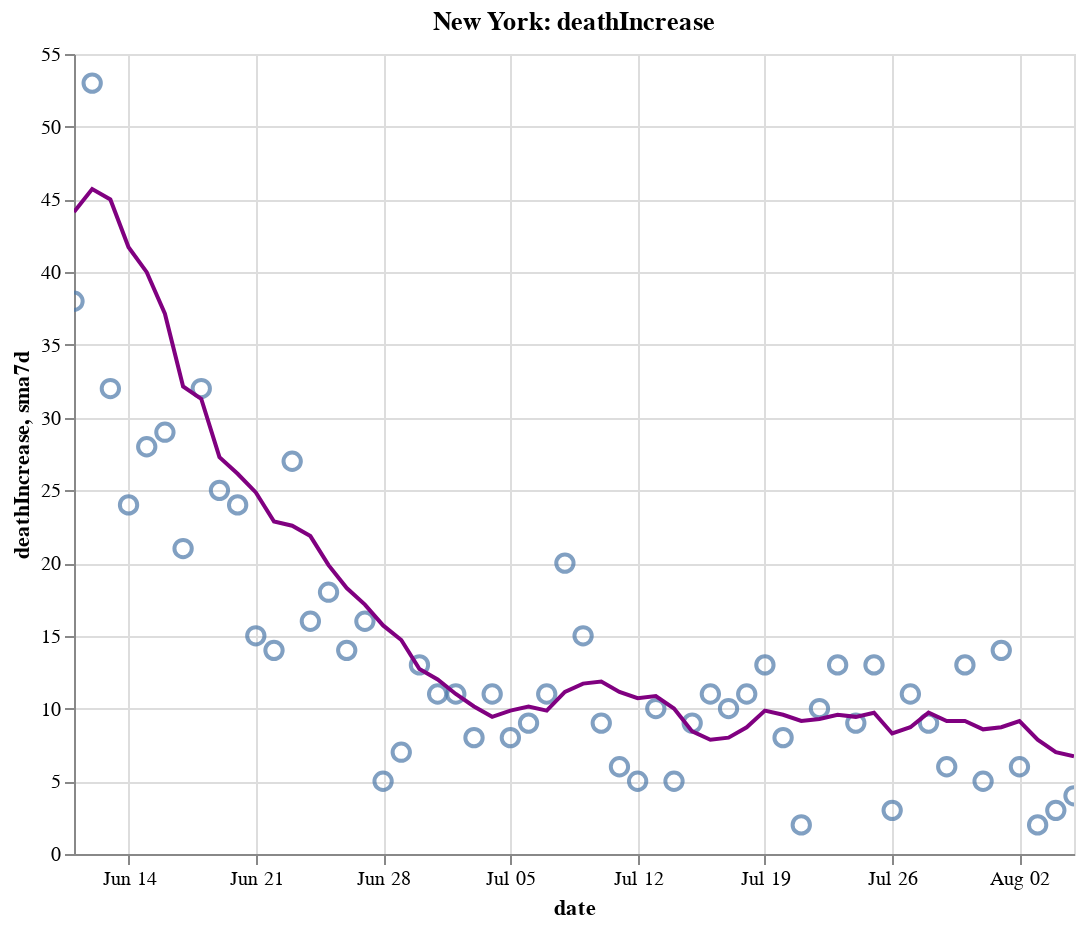

The cell this chart's notebook holds for it:
### Code cell
create_plot(ny, 'deathIncrease')

### Figure 1 — Vega-Lite specification as saved in the notebook (floating-point values rounded to 4 significant figures)
{"config": {"view": {"continuousWidth": 400, "continuousHeight": 300}}, "layer": [{"layer": [{"mark": {"type": "point", "size": 75}, "encoding": {"tooltip": [{"type": "temporal", "field": "date"}, {"type": "quantitative", "field": "deathIncrease"}, {"type": "quantitative", "field": "sma7d"}], "x": {"type": "temporal", "field": "date"}, "y": {"type": "quantitative", "field": "deathIncrease"}}, "selection": {"selector012": {"type": "interval", "bind": "scales", "encodings": ["x", "y"]}}}, {"mark": {"type": "line", "color": "purple"}, "encoding": {"x": {"type": "temporal", "field": "date"}, "y": {"type": "quantitative", "field": "sma7d"}}}]}, {"mark": {"type": "rule", "color": "#aaa"}, "encoding": {"x": {"type": "temporal", "field": "date"}}, "transform": [{"filter": {"selection": "selector011"}}]}, {"mark": "circle", "encoding": {"opacity": {"condition": {"value": 1, "selection": "selector011"}, "value": 0}, "tooltip": [{"type": "temporal", "field": "date"}, {"type": "quantitative", "field": "deathIncrease"}, {"type": "quantitative", "field": "sma7d"}], "x": {"type": "temporal", "field": "date"}, "y": {"type": "quantitative", "field": "deathIncrease"}}, "selection": {"selector011": {"type": "single", "encodings": ["x"], "on": "mouseover", "nearest": true, "empty": "none"}}}, {"mark": {"type": "text", "align": "left", "dx": 5, "dy": -5, "stroke": "white", "strokeWidth": 2}, "encoding": {"text": {"type": "quantitative", "field": "deathIncrease"}, "tooltip": [{"type": "temporal", "field": "date"}, {"type": "quantitative", "field": "deathIncrease"}, {"type": "quantitative", "field": "sma7d"}], "x": {"type": "temporal", "field": "date"}, "y": {"type": "quantitative", "field": "deathIncrease"}}, "transform": [{"filter": {"selection": "selector011"}}]}, {"mark": {"type": "text", "align": "left", "dx": 5, "dy": -5}, "encoding": {"text": {"type": "quantitative", "field": "deathIncrease"}, "tooltip": [{"type": "temporal", "field": "date"}, {"type": "quantitative", "field": "deathIncrease"}, {"type": "quantitative", "field": "sma7d"}], "x": {"type": "temporal", "field": "date"}, "y": {"type": "quantitative", "field": "deathIncrease"}}, "transform": [{"filter": {"selection": "selector011"}}]}], "data": {"name": "data-18fc3bce9e61b4c0a30ba0a422f1af7d"}, "height": 400, "title": "New York: deathIncrease", "width": 500, "$schema": "https://vega.github.io/schema/vega-lite/v4.8.1.json", "datasets": {"data-18fc3bce9e61b4c0a30ba0a422f1af7d": [{"date": "2020-06-11T00:00:00", "totalTestResultsIncrease": 60840.0, "positiveIncrease": 736.0, "death": 24440.0, "deathIncrease": 38.0, "positiveRate": 0.012, "state": "New York", "sma7d": 44.14}, {"date": "2020-06-12T00:00:00", "totalTestResultsIncrease": 72400.0, "positiveIncrease": 822.0, "death": 24500.0, "deathIncrease": 53.0, "positiveRate": 0.011, "state": "New York", "sma7d": 45.71}, {"date": "2020-06-13T00:00:00", "totalTestResultsIncrease": 70840.0, "positiveIncrease": 916.0, "death": 24530.0, "deathIncrease": 32.0, "positiveRate": 0.013, "state": "New York", "sma7d": 45.0}, {"date": "2020-06-14T00:00:00", "totalTestResultsIncrease": 62360.0, "positiveIncrease": 694.0, "death": 24550.0, "deathIncrease": 24.0, "positiveRate": 0.011, "state": "New York", "sma7d": 41.71}, {"date": "2020-06-15T00:00:00", "totalTestResultsIncrease": 56610.0, "positiveIncrease": 620.0, "death": 24580.0, "deathIncrease": 28.0, "positiveRate": 0.011, "state": "New York", "sma7d": 40.0}, {"date": "2020-06-16T00:00:00", "totalTestResultsIncrease": 60570.0, "positiveIncrease": 631.0, "death": 24610.0, "deathIncrease": 29.0, "positiveRate": 0.01, "state": "New York", "sma7d": 37.14}, {"date": "2020-06-17T00:00:00", "totalTestResultsIncrease": 59340.0, "positiveIncrease": 567.0, "death": 24630.0, "deathIncrease": 21.0, "positiveRate": 0.01, "state": "New York", "sma7d": 32.14}, {"date": "2020-06-18T00:00:00", "totalTestResultsIncrease": 68540.0, "positiveIncrease": 618.0, "death": 24660.0, "deathIncrease": 32.0, "positiveRate": 0.009, "state": "New York", "sma7d": 31.29}, {"date": "2020-06-19T00:00:00", "totalTestResultsIncrease": 79300.0, "positiveIncrease": 796.0, "death": 24690.0, "deathIncrease": 25.0, "positiveRate": 0.01, "state": "New York", "sma7d": 27.29}, {"date": "2020-06-20T00:00:00", "totalTestResultsIncrease": 68830.0, "positiveIncrease": 716.0, "death": 24710.0, "deathIncrease": 24.0, "positiveRate": 0.01, "state": "New York", "sma7d": 26.14}, {"date": "2020-06-21T00:00:00", "totalTestResultsIncrease": 67530.0, "positiveIncrease": 664.0, "death": 24720.0, "deathIncrease": 15.0, "positiveRate": 0.01, "state": "New York", "sma7d": 24.86}, {"date": "2020-06-22T00:00:00", "totalTestResultsIncrease": 56780.0, "positiveIncrease": 552.0, "death": 24740.0, "deathIncrease": 14.0, "positiveRate": 0.01, "state": "New York", "sma7d": 22.86}, {"date": "2020-06-23T00:00:00", "totalTestResultsIncrease": 48710.0, "positiveIncrease": 597.0, "death": 24770.0, "deathIncrease": 27.0, "positiveRate": 0.012, "state": "New York", "sma7d": 22.57}, {"date": "2020-06-24T00:00:00", "totalTestResultsIncrease": 51140.0, "positiveIncrease": 581.0, "death": 24780.0, "deathIncrease": 16.0, "positiveRate": 0.011, "state": "New York", "sma7d": 21.86}, {"date": "2020-06-25T00:00:00", "totalTestResultsIncrease": 67640.0, "positiveIncrease": 749.0, "death": 24800.0, "deathIncrease": 18.0, "positiveRate": 0.011, "state": "New York", "sma7d": 19.86}, {"date": "2020-06-26T00:00:00", "totalTestResultsIncrease": 61720.0, "positiveIncrease": 805.0, "death": 24810.0, "deathIncrease": 14.0, "positiveRate": 0.013, "state": "New York", "sma7d": 18.29}, {"date": "2020-06-27T00:00:00", "totalTestResultsIncrease": 73260.0, "positiveIncrease": 703.0, "death": 24830.0, "deathIncrease": 16.0, "positiveRate": 0.01, "state": "New York", "sma7d": 17.14}, {"date": "2020-06-28T00:00:00", "totalTestResultsIncrease": 61910.0, "positiveIncrease": 616.0, "death": 24840.0, "deathIncrease": 5.0, "positiveRate": 0.01, "state": "New York", "sma7d": 15.71}, {"date": "2020-06-29T00:00:00", "totalTestResultsIncrease": 46430.0, "positiveIncrease": 391.0, "death": 24840.0, "deathIncrease": 7.0, "positiveRate": 0.008, "state": "New York", "sma7d": 14.71}, {"date": "2020-06-30T00:00:00", "totalTestResultsIncrease": 52020.0, "positiveIncrease": 524.0, "death": 24860.0, "deathIncrease": 13.0, "positiveRate": 0.01, "state": "New York", "sma7d": 12.71}, {"date": "2020-07-01T00:00:00", "totalTestResultsIncrease": 56710.0, "positiveIncrease": 625.0, "death": 24870.0, "deathIncrease": 11.0, "positiveRate": 0.011, "state": "New York", "sma7d": 12.0}, {"date": "2020-07-02T00:00:00", "totalTestResultsIncrease": 69940.0, "positiveIncrease": 875.0, "death": 24880.0, "deathIncrease": 11.0, "positiveRate": 0.013, "state": "New York", "sma7d": 11.0}, {"date": "2020-07-03T00:00:00", "totalTestResultsIncrease": 66390.0, "positiveIncrease": 918.0, "death": 24880.0, "deathIncrease": 8.0, "positiveRate": 0.014, "state": "New York", "sma7d": 10.14}, {"date": "2020-07-04T00:00:00", "totalTestResultsIncrease": 62400.0, "positiveIncrease": 726.0, "death": 24900.0, "deathIncrease": 11.0, "positiveRate": 0.012, "state": "New York", "sma7d": 9.429}, {"date": "2020-07-05T00:00:00", "totalTestResultsIncrease": 63420.0, "positiveIncrease": 533.0, "death": 24900.0, "deathIncrease": 8.0, "positiveRate": 0.008, "state": "New York", "sma7d": 9.857}, {"date": "2020-07-06T00:00:00", "totalTestResultsIncrease": 54330.0, "positiveIncrease": 518.0, "death": 24910.0, "deathIncrease": 9.0, "positiveRate": 0.01, "state": "New York", "sma7d": 10.14}, {"date": "2020-07-07T00:00:00", "totalTestResultsIncrease": 56740.0, "positiveIncrease": 588.0, "death": 24920.0, "deathIncrease": 11.0, "positiveRate": 0.01, "state": "New York", "sma7d": 9.857}, {"date": "2020-07-08T00:00:00", "totalTestResultsIncrease": 57580.0, "positiveIncrease": 692.0, "death": 24940.0, "deathIncrease": 20.0, "positiveRate": 0.012, "state": "New York", "sma7d": 11.14}, {"date": "2020-07-09T00:00:00", "totalTestResultsIncrease": 65560.0, "positiveIncrease": 584.0, "death": 24960.0, "deathIncrease": 15.0, "positiveRate": 0.009, "state": "New York", "sma7d": 11.71}, {"date": "2020-07-10T00:00:00", "totalTestResultsIncrease": 73560.0, "positiveIncrease": 786.0, "death": 24970.0, "deathIncrease": 9.0, "positiveRate": 0.011, "state": "New York", "sma7d": 11.86}, {"date": "2020-07-11T00:00:00", "totalTestResultsIncrease": 69200.0, "positiveIncrease": 730.0, "death": 24970.0, "deathIncrease": 6.0, "positiveRate": 0.011, "state": "New York", "sma7d": 11.14}, {"date": "2020-07-12T00:00:00", "totalTestResultsIncrease": 62420.0, "positiveIncrease": 677.0, "death": 24980.0, "deathIncrease": 5.0, "positiveRate": 0.011, "state": "New York", "sma7d": 10.71}, {"date": "2020-07-13T00:00:00", "totalTestResultsIncrease": 51690.0, "positiveIncrease": 557.0, "death": 24990.0, "deathIncrease": 10.0, "positiveRate": 0.011, "state": "New York", "sma7d": 10.86}, {"date": "2020-07-14T00:00:00", "totalTestResultsIncrease": 60040.0, "positiveIncrease": 912.0, "death": 24990.0, "deathIncrease": 5.0, "positiveRate": 0.015, "state": "New York", "sma7d": 10.0}, {"date": "2020-07-15T00:00:00", "totalTestResultsIncrease": 63600.0, "positiveIncrease": 831.0, "death": 25000.0, "deathIncrease": 9.0, "positiveRate": 0.013, "state": "New York", "sma7d": 8.429}, {"date": "2020-07-16T00:00:00", "totalTestResultsIncrease": 72680.0, "positiveIncrease": 769.0, "death": 25010.0, "deathIncrease": 11.0, "positiveRate": 0.011, "state": "New York", "sma7d": 7.857}, {"date": "2020-07-17T00:00:00", "totalTestResultsIncrease": 78240.0, "positiveIncrease": 776.0, "death": 25020.0, "deathIncrease": 10.0, "positiveRate": 0.01, "state": "New York", "sma7d": 8.0}, {"date": "2020-07-18T00:00:00", "totalTestResultsIncrease": 69820.0, "positiveIncrease": 754.0, "death": 25040.0, "deathIncrease": 11.0, "positiveRate": 0.011, "state": "New York", "sma7d": 8.714}, {"date": "2020-07-19T00:00:00", "totalTestResultsIncrease": 46200.0, "positiveIncrease": 502.0, "death": 25050.0, "deathIncrease": 13.0, "positiveRate": 0.011, "state": "New York", "sma7d": 9.857}, {"date": "2020-07-20T00:00:00", "totalTestResultsIncrease": 49340.0, "positiveIncrease": 519.0, "death": 25060.0, "deathIncrease": 8.0, "positiveRate": 0.011, "state": "New York", "sma7d": 9.571}, {"date": "2020-07-21T00:00:00", "totalTestResultsIncrease": 66170.0, "positiveIncrease": 855.0, "death": 25060.0, "deathIncrease": 2.0, "positiveRate": 0.013, "state": "New York", "sma7d": 9.143}, {"date": "2020-07-22T00:00:00", "totalTestResultsIncrease": 67660.0, "positiveIncrease": 705.0, "death": 25070.0, "deathIncrease": 10.0, "positiveRate": 0.01, "state": "New York", "sma7d": 9.286}, {"date": "2020-07-23T00:00:00", "totalTestResultsIncrease": 69700.0, "positiveIncrease": 811.0, "death": 25080.0, "deathIncrease": 13.0, "positiveRate": 0.012, "state": "New York", "sma7d": 9.571}, {"date": "2020-07-24T00:00:00", "totalTestResultsIncrease": 76510.0, "positiveIncrease": 753.0, "death": 25090.0, "deathIncrease": 9.0, "positiveRate": 0.01, "state": "New York", "sma7d": 9.429}, {"date": "2020-07-25T00:00:00", "totalTestResultsIncrease": 71470.0, "positiveIncrease": 750.0, "death": 25100.0, "deathIncrease": 13.0, "positiveRate": 0.01, "state": "New York", "sma7d": 9.714}, {"date": "2020-07-26T00:00:00", "totalTestResultsIncrease": 53570.0, "positiveIncrease": 536.0, "death": 25110.0, "deathIncrease": 3.0, "positiveRate": 0.01, "state": "New York", "sma7d": 8.286}, {"date": "2020-07-27T00:00:00", "totalTestResultsIncrease": 57270.0, "positiveIncrease": 608.0, "death": 25120.0, "deathIncrease": 11.0, "positiveRate": 0.011, "state": "New York", "sma7d": 8.714}, {"date": "2020-07-28T00:00:00", "totalTestResultsIncrease": 57400.0, "positiveIncrease": 534.0, "death": 25130.0, "deathIncrease": 9.0, "positiveRate": 0.009, "state": "New York", "sma7d": 9.714}, {"date": "2020-07-29T00:00:00", "totalTestResultsIncrease": 62280.0, "positiveIncrease": 715.0, "death": 25130.0, "deathIncrease": 6.0, "positiveRate": 0.011, "state": "New York", "sma7d": 9.143}, {"date": "2020-07-30T00:00:00", "totalTestResultsIncrease": 73550.0, "positiveIncrease": 777.0, "death": 25140.0, "deathIncrease": 13.0, "positiveRate": 0.011, "state": "New York", "sma7d": 9.143}, {"date": "2020-07-31T00:00:00", "totalTestResultsIncrease": 68870.0, "positiveIncrease": 644.0, "death": 25150.0, "deathIncrease": 5.0, "positiveRate": 0.009, "state": "New York", "sma7d": 8.571}, {"date": "2020-08-01T00:00:00", "totalTestResultsIncrease": 82740.0, "positiveIncrease": 753.0, "death": 25160.0, "deathIncrease": 14.0, "positiveRate": 0.009, "state": "New York", "sma7d": 8.714}, {"date": "2020-08-02T00:00:00", "totalTestResultsIncrease": 58960.0, "positiveIncrease": 531.0, "death": 25170.0, "deathIncrease": 6.0, "positiveRate": 0.009, "state": "New York", "sma7d": 9.143}, {"date": "2020-08-03T00:00:00", "totalTestResultsIncrease": 51840.0, "positiveIncrease": 545.0, "death": 25170.0, "deathIncrease": 2.0, "positiveRate": 0.011, "state": "New York", "sma7d": 7.857}, {"date": "2020-08-04T00:00:00", "totalTestResultsIncrease": 70990.0, "positiveIncrease": 746.0, "death": 25180.0, "deathIncrease": 3.0, "positiveRate": 0.011, "state": "New York", "sma7d": 7.0}, {"date": "2020-08-05T00:00:00", "totalTestResultsIncrease": 72670.0, "positiveIncrease": 636.0, "death": 25180.0, "deathIncrease": 4.0, "positiveRate": 0.009, "state": "New York", "sma7d": 6.714}]}}
